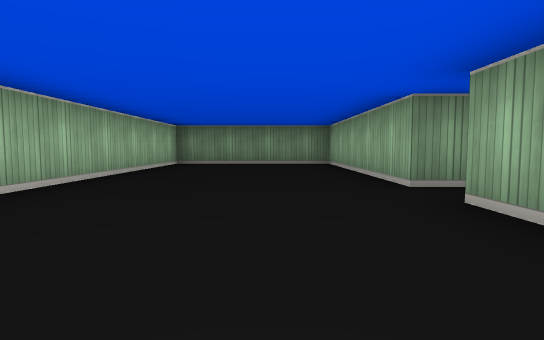
[1] (above)

24 first-person views from a walk through a cub3D level. The camera is about half as high as the walls, tilts 4° down and sees 80° across. The floor is counted in squares. Each view is taken from the middle of a square. On the plan, view 1 faces up. The plan holds only what a view shows up to about 9 squares ahead; the rest is blank.

[2]
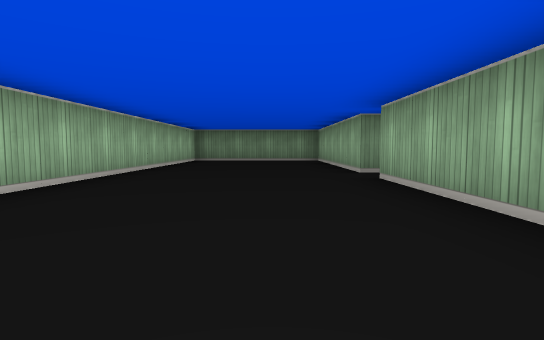

[3]
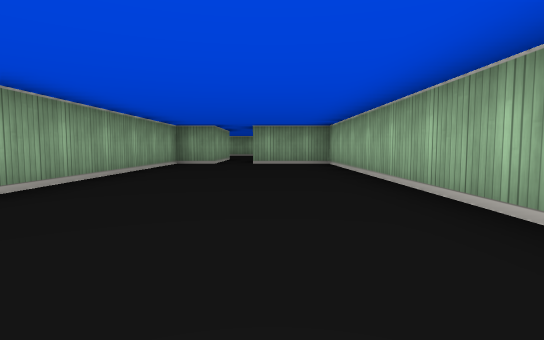

[4]
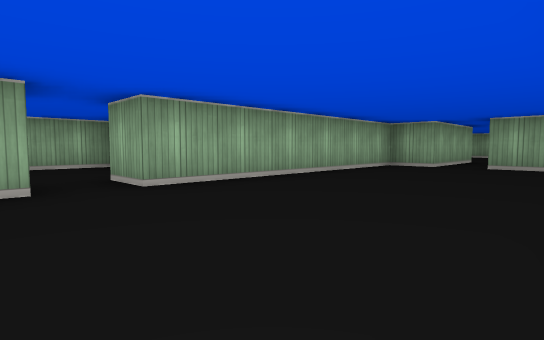

[5]
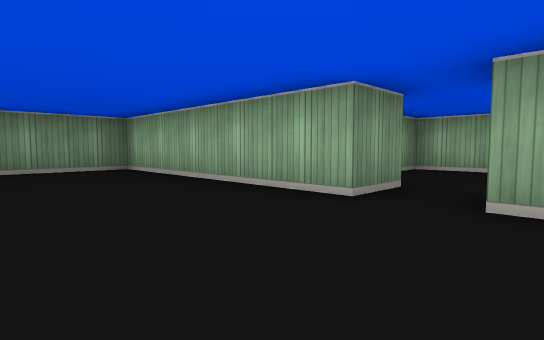

[6]
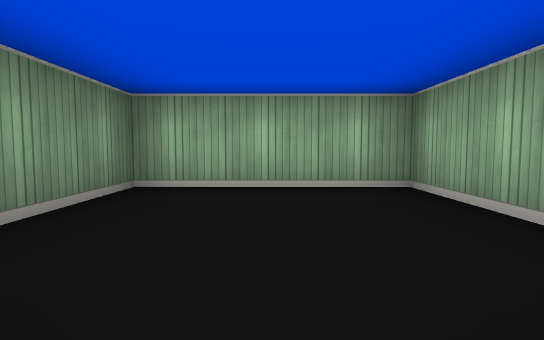

[7]
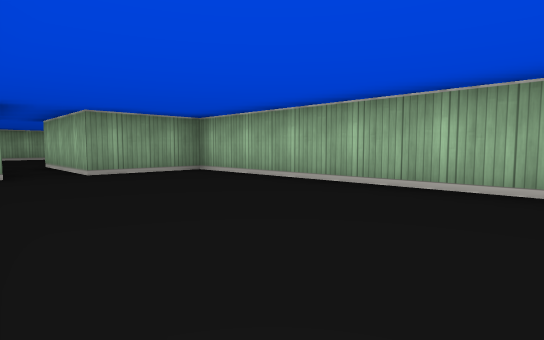

[8]
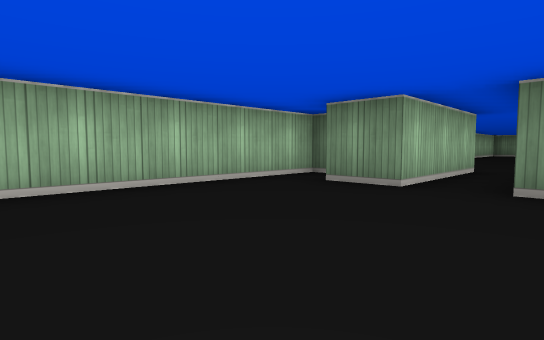

[9]
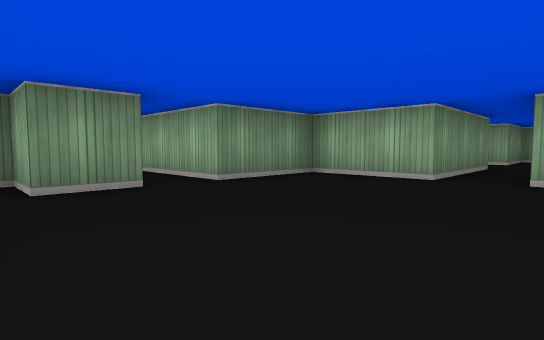

[10]
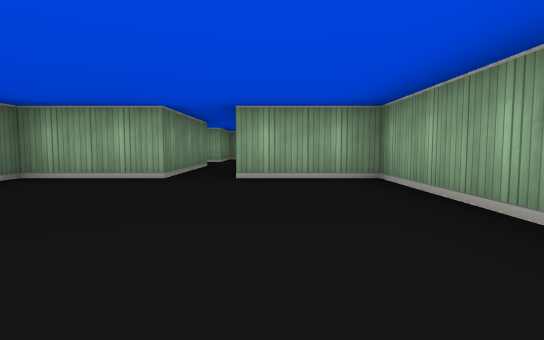

[11]
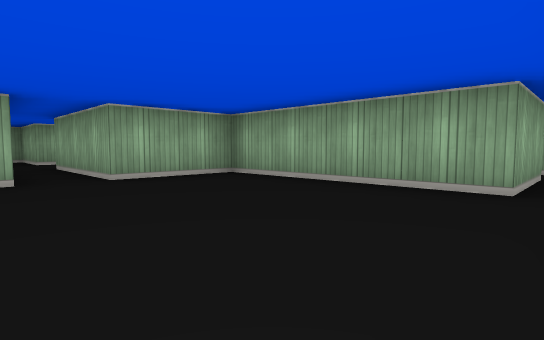

[12]
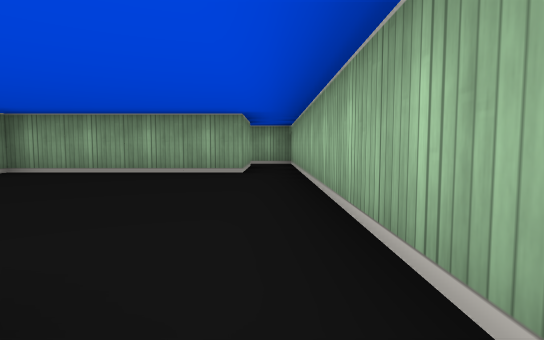

[13]
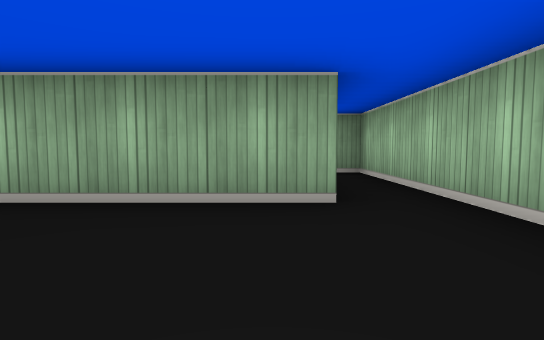

[14]
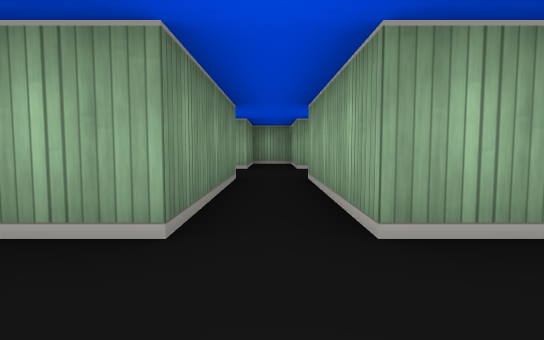

[15]
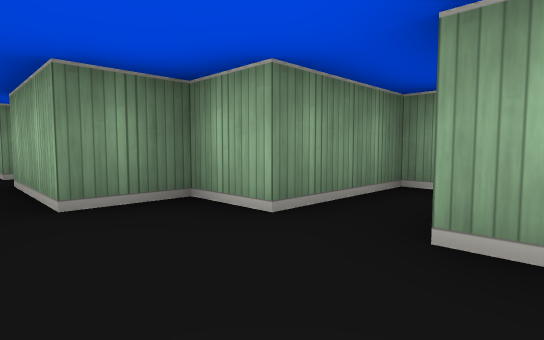

[16]
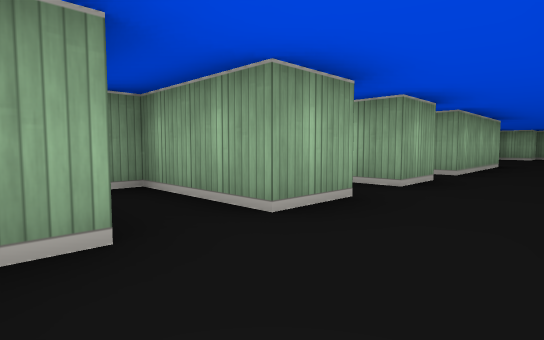

[17]
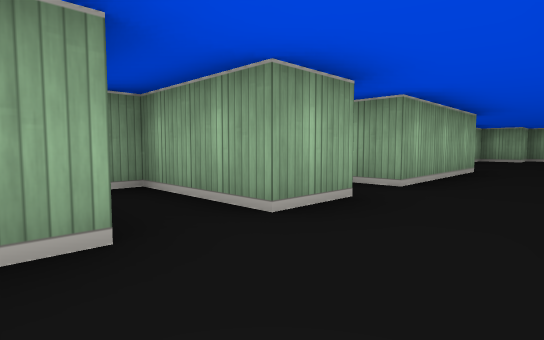

[18]
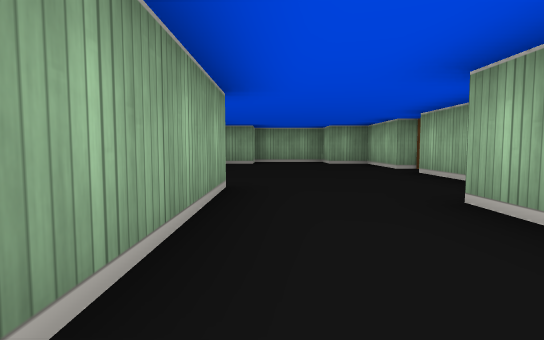

[19]
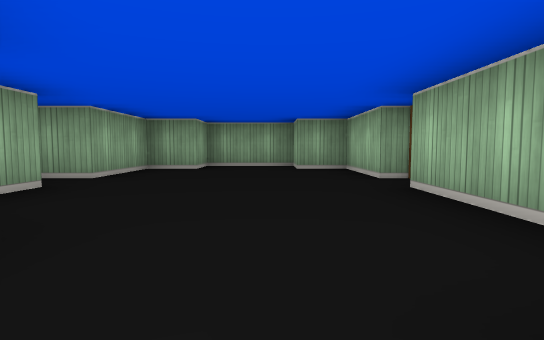

[20]
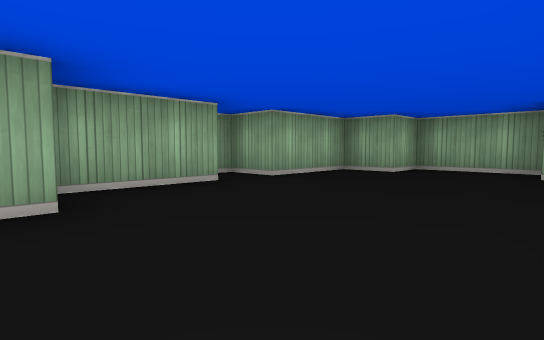

[21]
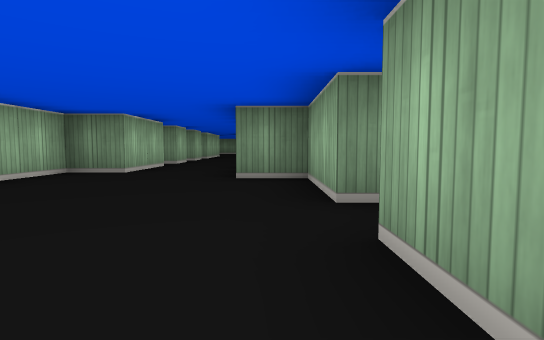

[22]
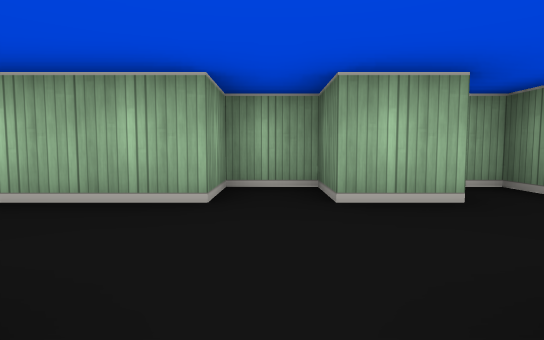

[23]
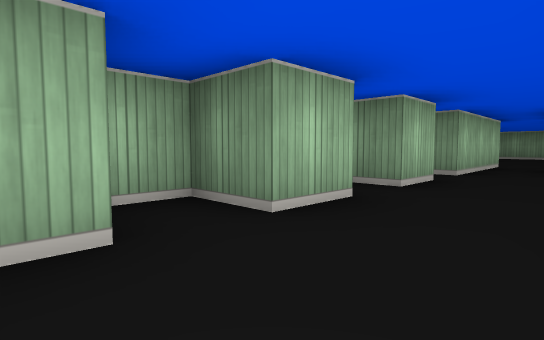

[24]
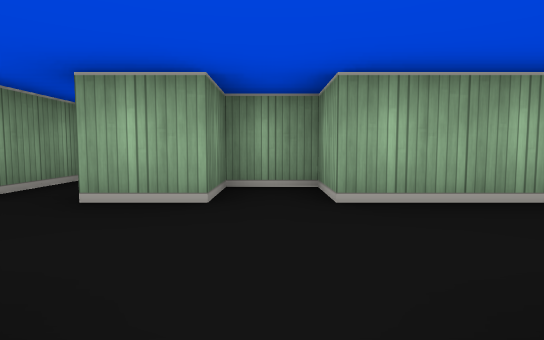

### Floor plan
Points are (right, up) in squares from view 1. A wall is a line through its corners. A room is listed if a view was taken in it or the views show most of it. See-through windows are left out.
Room 1 (views 1, 2, 3, 4, 5, 6, 7)
walls: (2.6, 3.5) (1.5, 3.5) (1.5, 8.5) (-2.5, 8.5) (-2.5, -3.5) (-0.5, -3.5); (0.5, -3.5) (1.5, -3.5) (1.5, 2.5) (2.5, 2.5)
ways out: opening at (0, -3) to room 2; opening at (2, 3) to room 6
Room 2 (views 8, 9, 10, 11, 12, 13, 14)
walls: (-1.5, -11.5) (2.5, -11.5) (2.5, -9.5) (5.5, -9.5); (-0.5, -3.5) (-0.5, -6.5) (-1.5, -6.5) (-1.5, -5.5) (-2.5, -5.5) (-2.5, -11.5); (5.5, -8.5) (2.5, -8.5) (2.5, -6.5) (0.5, -6.5) (0.5, -3.5)
ways out: opening at (0, -3) to room 1; opening at (5, -9) to room 4; opening at (-2, -12.5)
Room 3 (views 15, 17)
walls: (7.5, -10.6) (7.5, -9.5); (5.5, -11.4) (5.5, -12.5); (7.5, -12.5) (7.5, -11.5) (9.5, -11.5) (9.5, -11.1); (5.5, -9.5) (5.5, -10.5) (4.5, -10.5) (4.5, -11); (9.2, -10.5) (7.9, -10.5)
ways out: opening at (6.5, -10) to room 4; opening at (6.5, -12) to room 5
Room 4 (view 16)
walls: (7.5, -9.5) (9.5, -9.5) (9.5, -8.5) (7.5, -8.5) (7.5, -7.5) (6.5, -7.5) (6.5, -5.5); (5.5, -5.5) (5.5, -8.5)
ways out: opening at (5, -9) to room 2; opening at (6.5, -10) to room 3; opening at (6, -5)
Room 5 (views 18, 19, 20, 21, 22, 23, 24)
walls: (8.5, -18.5) (8.5, -16.5) (7.5, -16.5) (7.5, -13.5) (8.5, -13.5) (8.5, -12.5) (7.5, -12.5); (4.5, -19.5) (4.5, -21.5) (5.5, -21.5) (5.5, -22.5) (7.5, -22.5) (7.5, -21.5) (8.5, -21.5) (8.5, -19.5) (9.5, -19.5) (9.5, -19.1); (5.5, -12.5) (4.5, -12.5) (4.5, -13.5) (5.5, -13.5) (5.5, -15.5) (4.5, -15.5) (4.5, -18.5)
ways out: opening at (6.5, -12) to room 3; open door at (3.5, -19)
Room 6 (no view inside)
walls: (3.8, 1.5) (5.5, 1.5) (5.5, 4.5) (3.8, 4.5)
ways out: opening at (2, 3) to room 1

Where each view was taken, in squares from view 1:
view 1: 0 up, 0 right, facing up
view 2: 2 down, 0 right, facing up
view 3: 5 up, 1 left, facing down
view 4: 4 up, 2 left, facing down-right
view 5: 2 up, 1 left, facing up-right
view 6: 3 up, 2 right, facing right
view 7: 2 up, 1 right, facing down-left
view 8: 10 down, 1 right, facing up-left
view 9: 10 down, 2 left, facing up-right
view 10: 10 down, 2 left, facing right
view 11: 8 down, 2 left, facing down-right
view 12: 6 down, 2 left, facing down
view 13: 9 down, 1 left, facing down
view 14: 9 down, 1 right, facing right
view 15: 10 down, 6 right, facing up-right
view 16: 8 down, 6 right, facing down-right
view 17: 10 down, 6 right, facing down-right
view 18: 13 down, 7 right, facing down
view 19: 15 down, 6 right, facing down
view 20: 16 down, 5 right, facing down-right
view 21: 21 down, 8 right, facing up
view 22: 13 down, 8 right, facing left
view 23: 14 down, 7 right, facing up-left
view 24: 13 down, 5 right, facing right
